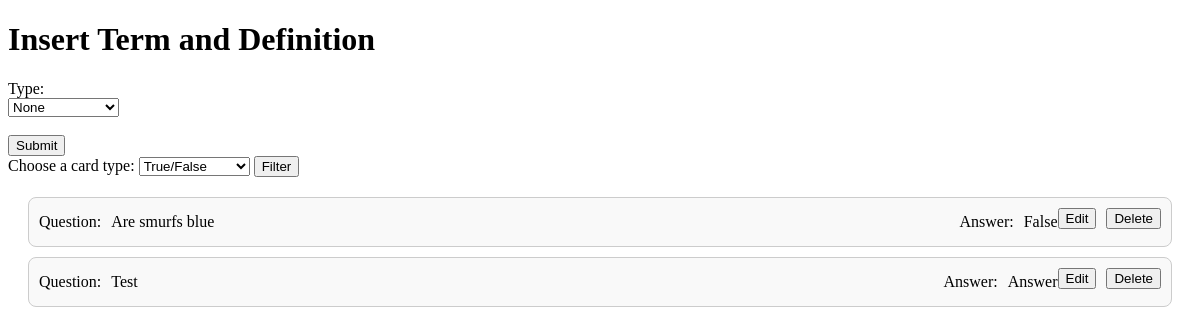
The page / on the database its author committed.
### tables this page shows
CREATE TABLE Terms (
            id INTEGER PRIMARY KEY AUTOINCREMENT,
            type TEXT NOT NULL,
            question TEXT,
            answer TEXT,
            tag TEXT NOT NULL
        );

### app.py (the view)
@app.route('/')
def index():
    db = get_db()
    cursor = db.cursor()
    cursor.execute("SELECT id, type, question, answer, tag FROM Terms;")
    cards = cursor.fetchall()
    return render_template('insert.html', cards=cards)

### app.py (called while the page is built)
def get_db():
    db = getattr(g, '_database', None)
    if db is None:
        db = g._database = sqlite3.connect(DATABASE)
        db.row_factory = sqlite3.Row
    return db

@app.teardown_appcontext
def close_connection(exception):
    db = getattr(g, '_database', None)
    if db is not None:
        db.close()

### templates/insert.html (shortened to what this page needs)
<!DOCTYPE html>
<html lang="en">
<head>
    <link rel="stylesheet" href="{{ url_for('static', filename='css/style.css') }}">
</head>
<body>
    <h1>Insert Term and Definition</h1>
    <form id="insertForm" action="/insert_data" method="post">
        <label for="type">Type:</label><br>
        <select id="type" name="type">
            <option value="None">None</option>
        </select><br><br>
        <input type="submit" value="Submit">
    </form>
    <form action="/type-selected" method="get">
        <label for="filterType">Choose a card type:</label>
        <select id="filterType" name="type">
            <option value="TrueFalse">True/False</option>
        </select>
        <input type="submit" value="Filter">
    </form>
    <div class="cardview">
        {% if cards %}
            {% for card in cards %}
                <div class="card">
                    <div class="card-content">
                        <div class="info">
                            <div class="details">
                                <p>Question: <span>{{ card.question }}</span></p>
                                <p>Answer: <span>{{ card.answer }}</span></p>
                            </div>
                        </div>
                    </div>
                    <div class="card-actions">
                        <button onclick="location.href='/edit_card/{{ card.id }}'">Edit</button>
                        <form action="/delete_card/{{ card.id }}" method="post" style="display: inline;">
                            <button type="submit">Delete</button>
                        </form>
                    </div>
                </div>
            {% endfor %}
        {% else %}
            <p>No cards available.</p>
        {% endif %}
    </div>
</body>
</html>

### static/css/style.css (style rules this page uses)
.cardview { margin: 20px; }
.card { display: flex; justify-content: space-between; align-items: flex-start; padding: 10px; margin-bottom: 10px; border: 1px solid #ccc; border-radius: 8px; background-color: #f9f9f9; }
.card-content { flex-grow: 1; }
.info { display: flex; flex-direction: column; }
.details { display: flex; justify-content: space-between; }
.details p { margin: 5px 0; display: flex; }
.details p span { margin-left: 10px; }
.card-actions { display: flex; align-items: center; gap: 10px; }
.card-actions form { margin: 0; }

### rows shown on the page
Terms: question "Are smurfs blue", answer "False"
Terms: question "Test", answer "Answer"
